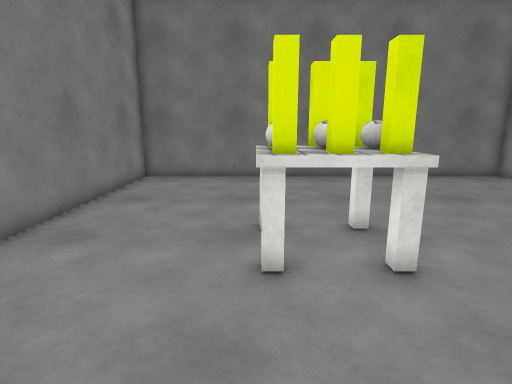
View 1 (above)

12 first-person views from a walk through a scene from a Unity 3-D project. The camera is 1.3 m above the floor, tilts 12° down and sees 80° across. The floor is counted in squares, 0.5 m on a side. Each view is taken from the middle of a square. On the plan, view 1 faces up. The plan holds only what a view shows up to about 20 squares ahead; the rest is blank. The player is left out. Some animated figures are left out. Surface patterns are stand-ins for the level's own textures.

View 2
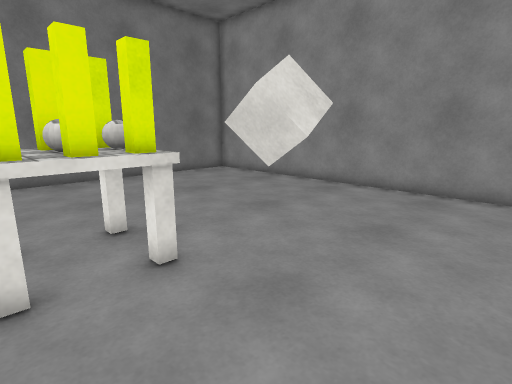

View 3
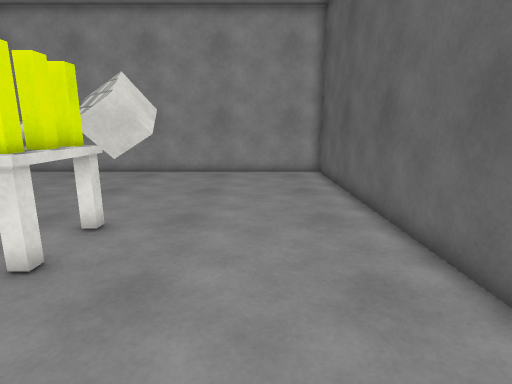

View 4
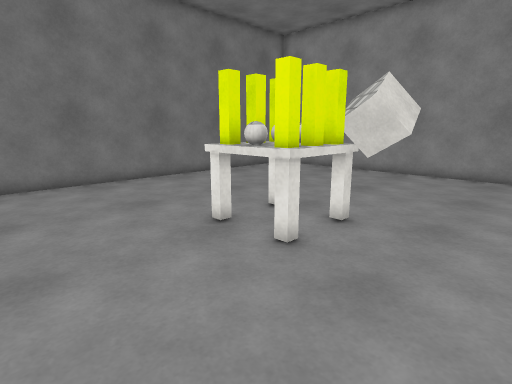

View 5
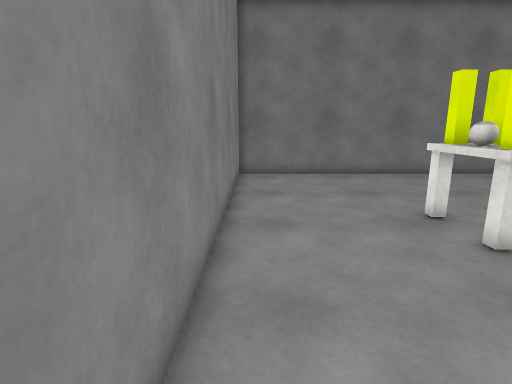

View 6
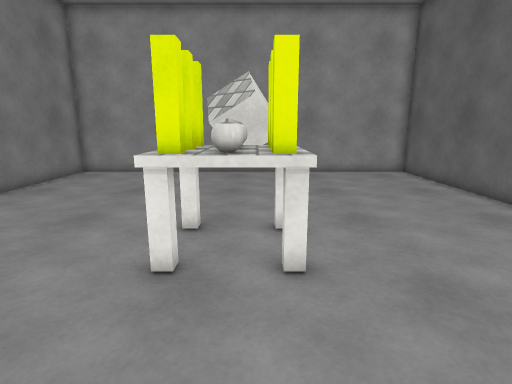

View 7
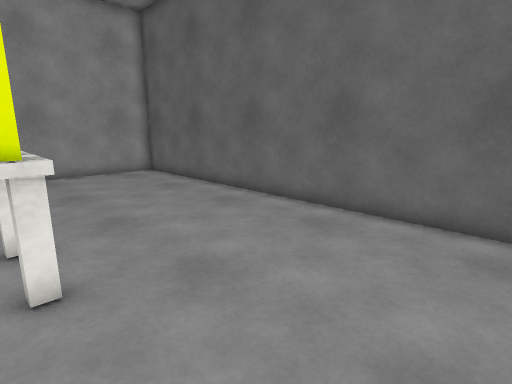

View 8
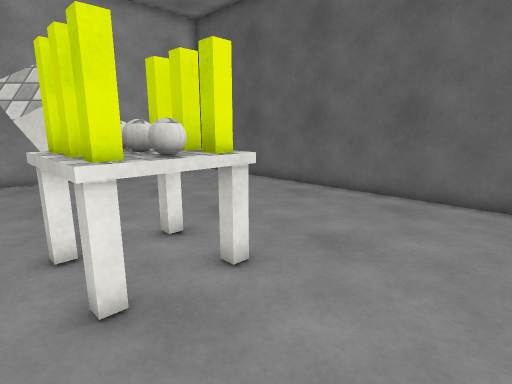

View 9
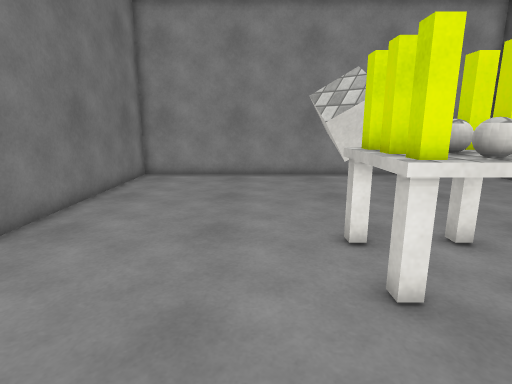

View 10
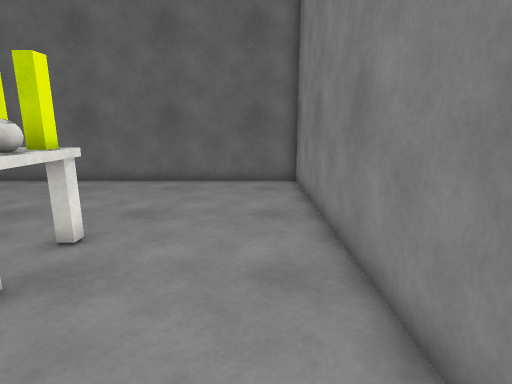

View 11
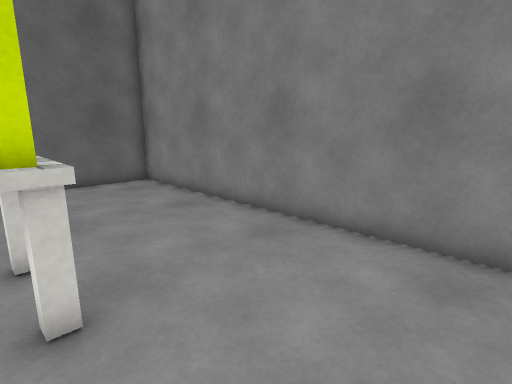

View 12
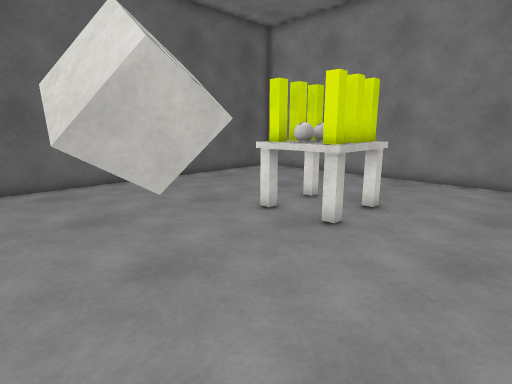

### Floor plan
Key: @ floor where view 1 was taken; # wall or solid block; . floor; O other object.
Columns run from 6 left of view 1 to 13 right of it. Each row starts with its distance up from view 1.
 16 ####################
 15 #..................#
 14 #..................#
 13 #..................#
 12 #..................#
 11 #..................#
 10 #..................#
  9 #..................#
  8 #.....OOOO..OOO....#
  7 #.....OOOO..OOOO...#
  6 #.....OOOO..OOOO...#
  5 #.....OOOO...OOO...#
  4 #..................#
  3 #..................#
  2 #..................#
  1 #..................#
  0 #.....@............#
 -1 #..................#
 -2 #..................#
 -3 ####################

Where each view was taken, in squares from view 1:
view 1: 0 up, 0 right, facing up
view 2: 0 up, 0 right, facing up-right
view 3: 1 up, 5 left, facing right
view 4: 1 up, 5 left, facing up-right
view 5: 1 down, 5 left, facing up
view 6: 6 up, 5 left, facing right
view 7: 6 up, 5 left, facing down-right
view 8: 9 up, 4 left, facing down-right
view 9: 10 up, 4 left, facing right
view 10: 12 up, 4 left, facing down
view 11: 12 up, 1 right, facing down-left
view 12: 12 up, 10 right, facing down-left
